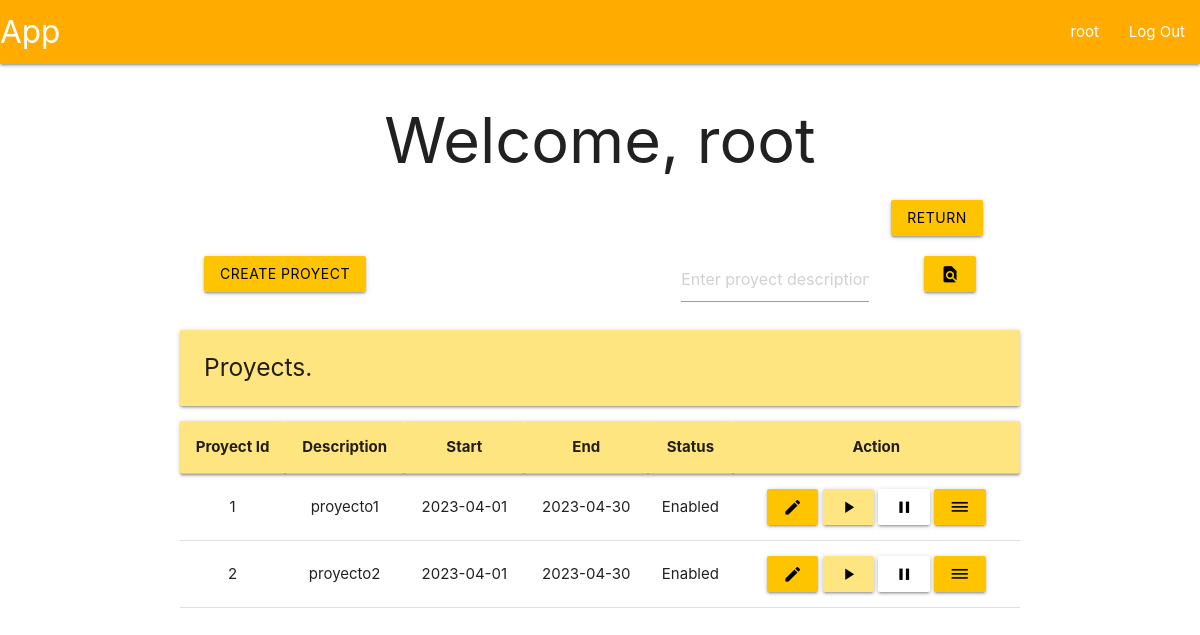
Screenshot of /root/proyects (signed in) with the database file from the repository.
### tables this page shows
CREATE TABLE user (
    id INTEGER PRIMARY KEY AUTOINCREMENT,
    username TEXT UNIQUE NOT NULL,
    firstname TEXT NOT NULL,
    secondname TEXT NOT NULL,
    password TEXT NOT NULL,
    roleId INTEGER,
    proyId INTEGER,
    auth INTEGER,

    FOREIGN KEY (roleId) REFERENCES roles(id),
    FOREIGN KEY (proyId) REFERENCES proyect(id)
);

CREATE TABLE proyect (
    id INTEGER PRIMARY KEY AUTOINCREMENT,
    description TEXT UNIQUE NOT NULL,
    start DATE NOT NULL,
    end DATE NOT NULL,
    statusId INTEGER,

    FOREIGN KEY (statusId) REFERENCES proyectStatus(id)
);

CREATE TABLE proyectStatus (
    id INTEGER PRIMARY KEY AUTOINCREMENT,
    name TEXT NOT NULL
);

### app/proyectView.py (the view, shortened to what this page needs)
@bp.route('/proyects', methods=('POST', 'GET'))
@modifyProyect_required
def proyectView():
    db = get_db()
    flag = False
    if not flag:
        proyects = db.execute(
            """SELECT
                p.id,
                p.description as description,
                p.start as start,
                p.end as end,
                s.name as status
               FROM proyect p
               INNER JOIN proyectStatus s ON p.statusId = s.id"""
        ).fetchall()
    return render_template('proyect/proyectView.html', proyects=proyects)

### app/auth.py (called while the page is built)
@bp.before_app_request
def load_logged_in_user():
    user_id = session.get('user_id')
    if user_id is None:
        g.user = None
    else:
        g.user = get_db().execute(
            "SELECT * FROM user WHERE id = ?",
            (user_id,)
        ).fetchone()

def modifyProyect_required(view):
    @functools.wraps(view)
    def wrapped_view(**kwargs):
        if g.user is None:
            return redirect(url_for('auth.login'))
        elif g.user['roleId'] != 1 and g.user['roleId'] != 3:
            return redirect(url_for('user.profile'))
        return view(**kwargs)
    return wrapped_view

### app/db.py (called while the page is built)
def get_db():
    if 'db' not in g:
        g.db = sqlite3.connect(
            current_app.config['DATABASE'],
            detect_types = sqlite3.PARSE_DECLTYPES
        )
        g.db.row_factory = sqlite3.Row
    return g.db

### app/templates/proyect/proyectView.html (shortened to what this page needs)
{% extends 'base.html' %}
{% block header %}
  <h1>{% block title %}Welcome, {{ g.user['username'] }}{% endblock %}</h1>
{% endblock %}
{% block content %}
{% if g.user['roleId'] == 1 %}
<div class="row">
    <form method="POST">
        <div class="col s1 offset-s10">
            <button class="btn amber accent-3 black-text" type="submit" value="return" name="return">Return</button>
        </div>
    </form>
</div>
{% endif %}
<div class="row">
  <form method="POST">
    <div class="col s3">
      <button class="btn amber accent-3 black-text" type="submit" value="create-proyect" name="create-proyect">Create proyect</button>
    </div>
  </form>
  <form method="POST">
    <div class="col s3 offset-s4">
      <input placeholder="Enter proyect description" name="find-proyect" id="proyect">
    </div>
    <div class="col s2">
      <button class="btn amber accent-3 black-text">
        <i class="material-icons">find_in_page</i>
      </button>
    </div>
  </form>
</div>
<div class="left-align">
    <h5 class="card-panel amber accent-1">Proyects.</h5>
</div>
<table class="centered">
    <thead class="card-panel amber accent-1">
      <tr>
        <th>Proyect Id</th>
        <th>Description</th>
        <th>Start</th>
        <th>End</th>
        <th>Status</th>
        <th>Action</th>
      </tr>
    </thead>
    <tbody>
      {% for proyect in proyects %}
        <tr>
          <td>{{ proyect['id'] }}</td>
          <td>{{ proyect['description']}}</td>
          <td>{{ proyect['start'] }}</td>
          <td>{{ proyect['end'] }}</td>
          <td>{{ proyect['status'] }}</td>
          <td>
            <form method="POST">
                <button class="btn amber accent-3 black-text" type="submit" name="modify-proyect" value="{{ proyect['id'] }}">
                  <i class="material-icons">edit</i>
                </button>
                <button class="btn amber accent-1 black-text" type="submit" name="enable-proyect" value="{{ proyect['id'] }}">
                  <i class="material-icons">play_arrow</i>
                </button>
                <button class="btn white black-text" type="submit" name="close-proyect" value="{{ proyect['id'] }}">
                  <i class="material-icons">pause</i>
                </button>
                <button class="btn amber accent-3 black-text" type="submit" name="detail" value="{{ proyect['id'] }}">
                  <i class="material-icons">dehaze</i>
                </button>
            </form>
          </td>
        </tr>
      {% endfor %}
    </tbody>
  </table>
{% endblock %}

### app/templates/base.html (shortened to what this page needs)
<!DOCTYPE html>
<link rel="stylesheet" href="{{ url_for('static', filename='materialize.css') }}">
<link rel="stylesheet" href="{{ url_for('static', filename='style.css') }}">
<nav>
    <div class="nav-wrapper amber accent-4">
      <a href="#" class="brand-logo">App</a>
      <ul class="right hide-n black-text text-black">
        {% if g.user %}
            <li><a href="{{ url_for('user.profile')}}">{{ g.user['username'] }}</span></a>
            <li><a href="{{ url_for('auth.logout') }}">Log Out</a>
        {% else %}
            <li><a href="{{ url_for('auth.register') }}">Register</a>
            <li><a href="{{ url_for('auth.login') }}">Log In</a>
        {% endif %}
      </ul>
    </div>
</nav>
<section class="content container center-align">
    <header>
        {% block header %}{% endblock %}
    </header>
    {% block content %}{% endblock %}
</section>

### rows the page displays
user: user.username "root"
proyect: id "1", description "proyecto1", start "2023-04-01", end "2023-04-30", status "Enabled"
proyect: id "2", description "proyecto2", start "2023-04-01", end "2023-04-30", status "Enabled"
